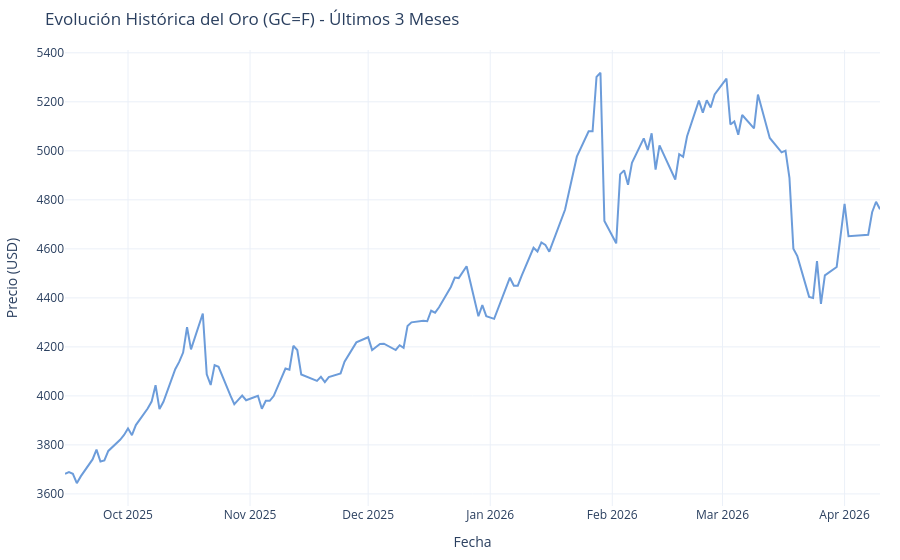

This figure's notebook cell:
### Code cell
# Crear figura con Plotly
fig = go.Figure()

# Añadir traza del precio de cierre
fig.add_trace(go.Scatter(
    x=df.index, 
    y=df['Close'],
    mode='lines',
    name='Precio de Cierre (Gold)',
    line=dict(color='#6c9cda', width=2)
))

# Configuración del diseño
fig.update_layout(
    title='Evolución Histórica del Oro (GC=F) - Últimos 3 Meses',
    xaxis_title='Fecha',
    yaxis_title='Precio (USD)',
    template='plotly_white',
    hovermode='x unified',
    margin=dict(l=20, r=20, t=50, b=20)
)

# Mostrar gráfico
fig.show()

### Figure 1 — Plotly figure (JSON) as saved in the notebook; plotly's stock layout.template omitted (floating-point values rounded to 4 significant figures; data arrays with more than 128 entries replaced by an {"elided": "..."} marker saying what was removed)
{"data": [{"line": {"color": "#6c9cda", "width": 2}, "mode": "lines", "name": "Precio de Cierre (Gold)", "type": "scatter", "x": {"elided": "144 str values"}, "y": {"elided": "144 float values"}}], "layout": {"hovermode": "x unified", "margin": {"b": 20, "l": 20, "r": 20, "t": 50}, "title": {"text": "Evolución Histórica del Oro (GC=F) - Últimos 3 Meses"}, "xaxis": {"title": {"text": "Fecha"}}, "yaxis": {"title": {"text": "Precio (USD)"}}}}
